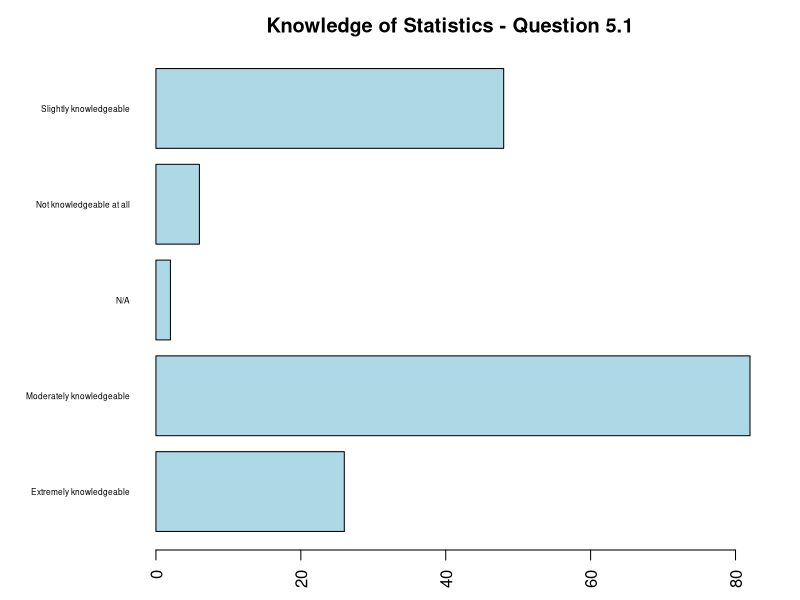
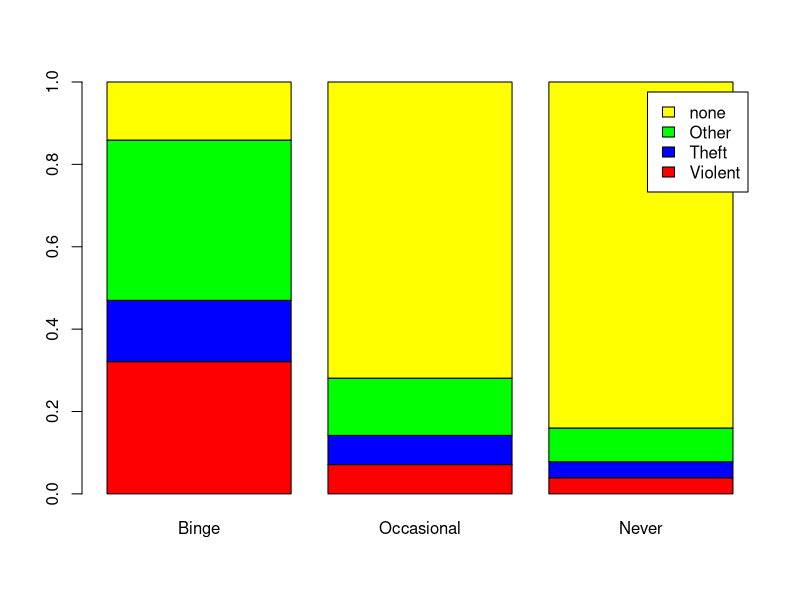
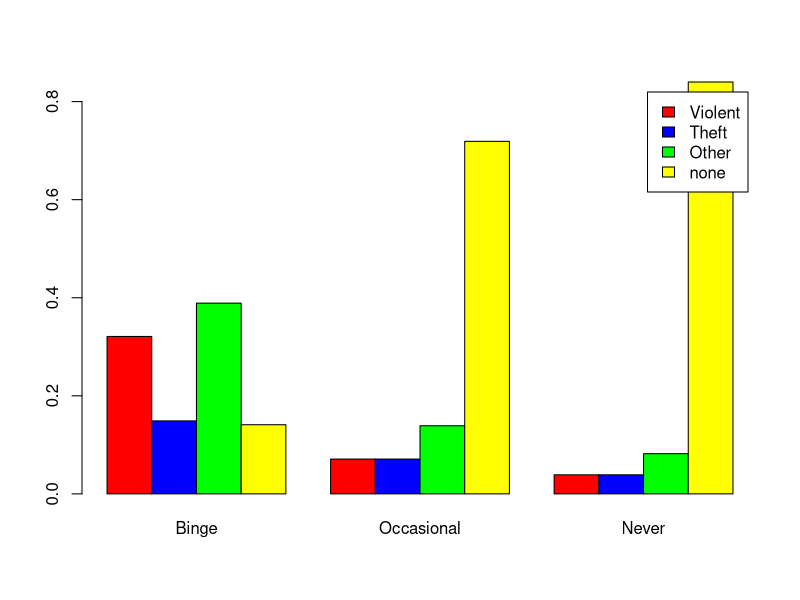
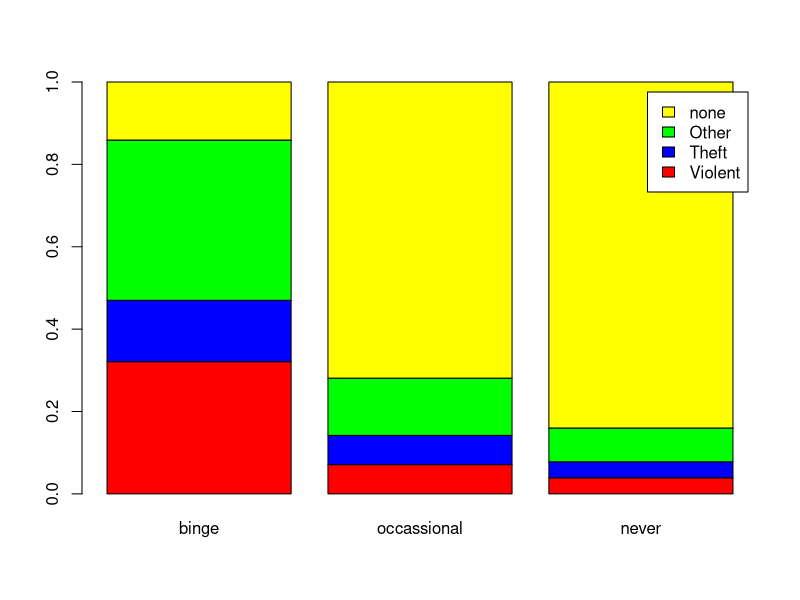
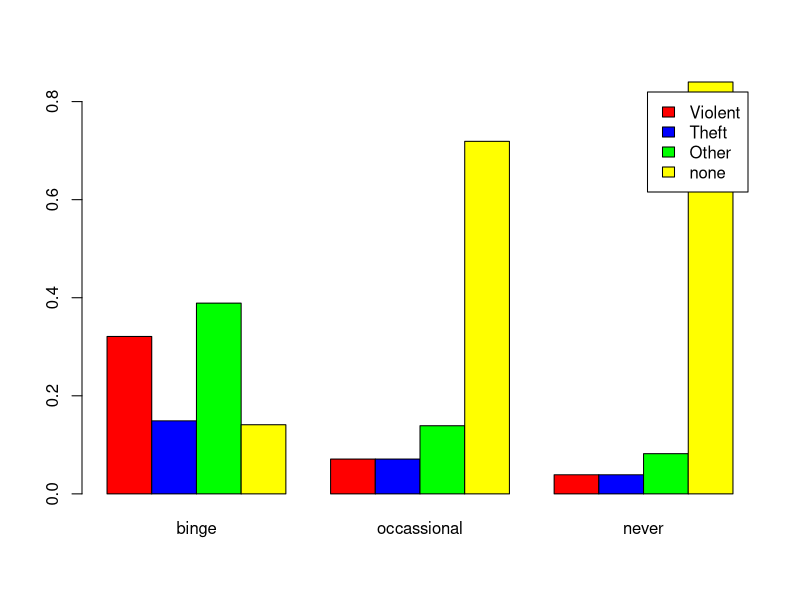

The R script that drew these images, in order: (Note: this script raises an error after producing the figures.)
## ---- chunk 1
knitr::opts_chunk$set(echo = TRUE)
## ---- chunk 2

library(sqldf)
library(dplyr)

## ---- chunk 3

survey <- read.csv("informatics_survey.csv", stringsAsFactors = FALSE)

# What happens if we don't set the stringsAsFactors argument?
q <- data.frame(survey$Q5_1, stringsAsFactors = FALSE)

colnames(q) <- c("response")

# Remove the rows with empty responses.
q <- subset(q, response != "")
q <- q[q$response != "",]

cnts <- table(q)

# Save the original graph parameters.
opar <- par(no.readonly = TRUE)

# Adjust graph margin parameters.
par(mai = c(.5, 1.5, .5, .5))

# What does the las argument do?  Look it up with ?par().
barplot(cnts, 
        horiz = TRUE, 
        col   = 'lightblue',
        las   = 2,
        main  = "Knowledge of Statistics - Question 5.1",
        cex.names = 0.5)

par(opar)

## ---- chunk 4

crime <- read.csv("drink_crime.csv", stringsAsFactors = FALSE)

# Data must be presented as a matrix or vector for stacked or grouped barplots.

barplot(as.matrix(crime[, c(2:4)]), 
        legend = crime[, 1],
           col = c("red","blue","green","yellow"))

barplot(as.matrix(crime[, c(2:4)]), 
        legend = crime[, 1],
           col = c("red","blue","green","yellow"),
        beside = TRUE)

# Here's another way to create the barplots by creating a new dataframe.
lgnd        <- crime$Crime
binge       <- crime$Binge
occassional <- crime$Occasional
never       <- crime$Never
cnts        <- data.frame(binge, occassional, never)

barplot(as.matrix(cnts),
        legend = lgnd,
        col = c("red","blue","green","yellow"))

barplot(as.matrix(cnts),
        legend = lgnd,
        col = c("red","blue","green","yellow"),
        beside = TRUE )

## ---- chunk 5
# You can write a select statement with new column names.
tmp <- sqldf("select q3 as department, count(q3) as total from survey where q3 != ' ' group by q3")

# Or, you can execute a simple select and rename the variables afterwards.
tmp <- sqldf("select q3, count(q3) from survey where q3 != ' ' group by q3")

# Rename the columns -- department & department count.
colnames(tmp)  <- c("dept","dept_cnt")

# Add new column for academic group (HUM Humanities, SCI Sciences, SOC, Social Sciences, MED Medical)
tmp$acad_grp <- ""                       

# Set the new acad_grp column, using fix().  What happens if you use edit()?
fix(tmp)                                   

# Save a backup copy of the modified dataframe.
write.csv(tmp, file = "tmp.csv")          

# Create a new dataframe of the two columns needed for the pie chart. 
temp   <- data.frame(tmp$acad_grp, tmp$dept_cnt, stringsAsFactors = FALSE)

colnames(temp) <- c("acad_grp","dept_cnt")

grp_by <- group_by(temp, acad_grp)                    # Group rows by academic group.

slices <- summarize(grp_by, grp_tot = sum(dept_cnt))  # Sum dept_cnt for each academic group.

# Assign descriptive labels to the slices.
slices$acad_grp[1] <- "Humanities"
slices$acad_grp[2] <- "Health Sciences"
slices$acad_grp[3] <- "Sciences"
slices$acad_grp[4] <- "Social Sciences"
slices$acad_grp[5] <- "Unknown"

pie(slices$grp_tot, labels = slices$acad_grp, main = "Pie Chart") 
# We can accomplish the same thing with the pipe operator.
slices <- group_by(temp, acad_grp) %>% summarize(grp_tot = sum(dept_cnt))

pie(slices$grp_tot, labels = slices$acad_grp, main = "Pie Chart (Pipe)") 
## ---- chunk 6

opar <- par(no.readonly = TRUE)

par(mfrow = c(3, 1))

own <- read.delim("home_ownership.txt", sep = "\t", stringsAsFactors = FALSE)

hist(own$pct_1985, 
     main = "1985", 
     col  = "lightblue",
     ylim = c(0, 27),
     xlab = "Home Ownership %")

hist(own$pct_1996, 
     main = "1996", 
     col  = "lightblue",
     ylim = c(0, 27),
     xlab = "Home Ownership %")

hist(own$pct_2002, 
     main = "2002", 
     col  = "lightblue",
     ylim = c(0, 27),
     xlab = "Home Ownership %")

par(opar)

## ---- chunk 7

own <- read.delim("home_ownership.txt", sep = "\t", stringsAsFactors = FALSE)

boxplot(own$pct_1985, 
        own$pct_1996, 
        own$pct_2002, 
        notch = TRUE,
        ylab  = "Home Ownership %",
        main  = "Home Ownership in the United States",
        names = c("1985","1996","2002"))

## ---- chunk 8

money <- read.delim("money_supply.txt", sep = "\t", stringsAsFactors = FALSE)

plot(money$m2, money$m3, xlab = "M2 (Trillions)", ylab = "M3 (Trillions)")

# Now, fit a regression model and plot the line.
fit <- lm(money$m3 ~ money$m2, data = money)

abline(fit, col = "blue")

## ---- chunk 9

ozone <- read.csv("ozone.csv", stringsAsFactors = FALSE)

x <- ozone[c(0:79),]

# The scale argument must equal 2 or the function only prints even numbers.
stem(x, scale = 2) 
